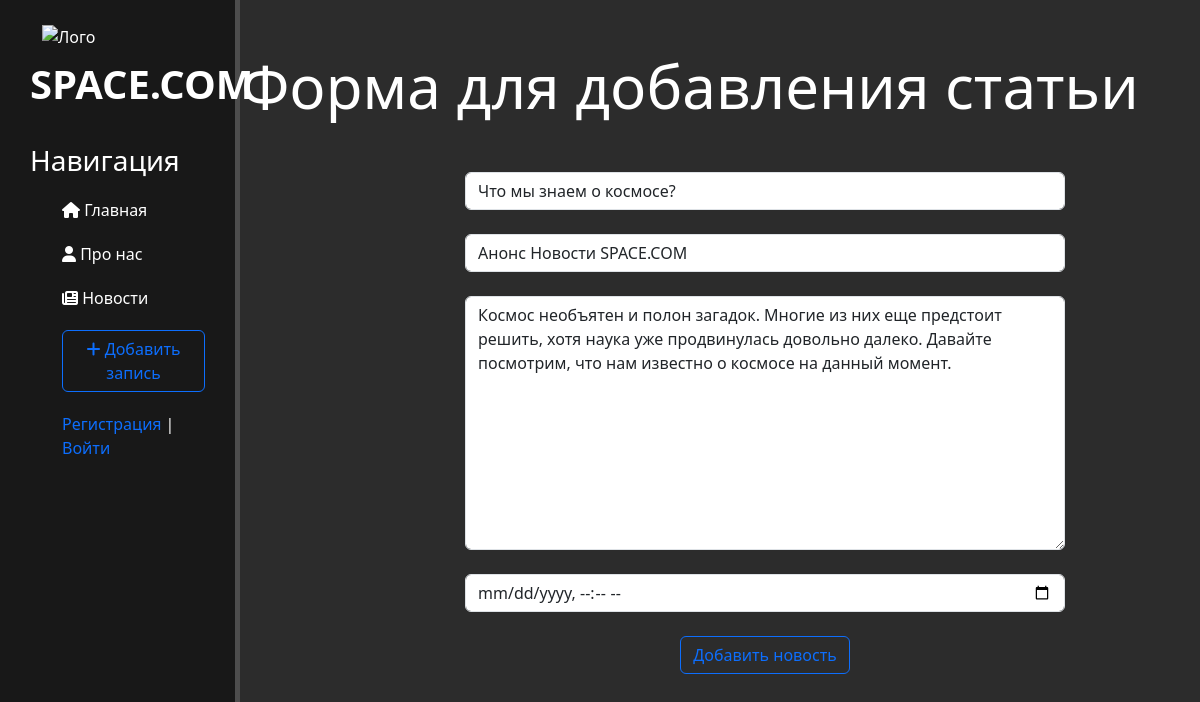
Screenshot of /news/3/update with the database file from the repository.
### news/models.py (models this page shows, shortened)
class Articles(models.Model):
    title = models.CharField('Название', max_length = 50) # max 250 символов
    anons = models.CharField('Анонс', max_length = 250)
    full_text = models.TextField('Статья')
    date = models.DateTimeField('Дата и время публикации')
    cat = models.ForeignKey('Category', on_delete=models.PROTECT, null = True)
    class Meta:
        verbose_name = 'Новость'
        verbose_name_plural = 'Новости'

### news/views.py (the view)
# urls.py: path('<int:pk>/update', views.NewsUpdateView.as_view(), name ='news-update'),
class NewsUpdateView(UpdateView):
    model = Articles
    template_name = 'news/create.html'
    form_class = ArticlesForm

### news/forms.py
class ArticlesForm(ModelForm):
    class Meta:
        model = Articles
        fields = ['title','anons','full_text','date']
        widgets = {
            "title": TextInput(attrs={
                'class': 'form-control',
                'placeholder': 'Название статьи'
            }),
            "anons": TextInput(attrs={
                'class': 'form-control',
                'placeholder': 'Анонс статьи'
            }),
            "date": DateTimeInput(attrs={
                'type': 'datetime-local',
                'class': 'form-control',
                'placeholder': 'Дата публикации'
            }),
            "full_text": Textarea(attrs={
                'class': 'form-control',
                'placeholder': 'Текст статьи'
            }),
        }

### news/templates/news/create.html (shortened to what this page needs)
{% extends 'main/layout.html' %} # наследуемся от layout.html
{% block content %}
    <div class="features">
        <h1>Форма для добавления статьи</h1>
        <form method="post">
            {{ form.title }} <br>
            {{ form.anons }} <br>
            {{ form.full_text }} <br>
            {{ form.date }}<br>
            <button class="btn btn-outline-primary" type="submit">Добавить новость</button>
        </form>
    </div>
{% endblock %}

### main/static/main/css/main.css (style rules this page uses)
body { background: #2c2c2c; }
main .features { float: left; color: #ffffff; margin-top: 50px; text-align: center; width: 75%; }
.features h1 { font-size: 60px; }
form { margin-left: 25%; width: 600px; margin-top: 50px; }

### rows the page displays
Articles: title "Что мы знаем о космосе?", anons "Анонс Новости SPACE.COM", full_text "Космос необъятен и полон загадок. Многие из них еще предстоит решить, хотя наука уже продвинулась довольно далеко. Давайте посмотрим, что нам известно о космосе на данный момент."
